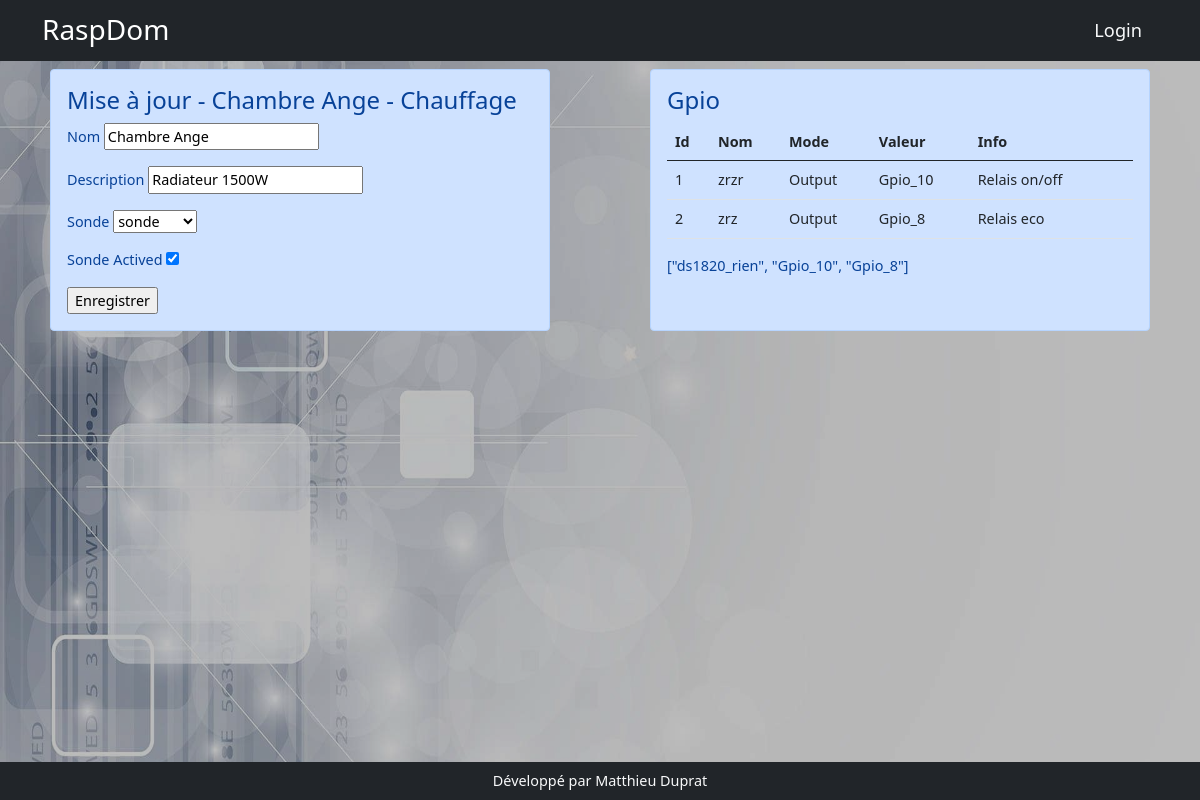
The app's page /appareil2/1 with its own data.
### models.py (models this page shows, shortened)
class Appareil(db.Model):
    id = db.Column(db.Integer, primary_key=True)
    nom = db.Column(db.String(200))
    description = db.Column(db.String(200))
    categorieappareil = db.Column(db.String(200), nullable=True)
    sortie = db.Column(db.String(200), nullable=True)
    image = db.Column(db.String(200), nullable=True)
    gpios = db.relationship('Gpio', backref='appareil', lazy=True)
    order_gpio = db.Column(db.String(200))
    nbre_gpio = db.Column(db.Integer)
    programmations = db.relationship('Programmation', backref='appareil_programmation', lazy=True)
    mode_de_marche = db.relationship('ModeDeMarche',  uselist=False,  backref='appareil_mode_de_marche', lazy=True)
    auto = db.relationship('Auto', uselist=False, backref='appareil_auto', lazy=True)
    sonde_id = db.Column(db.Integer, db.ForeignKey('sonde.id'))
    sonde = db.relationship('Sonde', uselist=False, backref='appareil_sonde', lazy=True)
    manuel = db.relationship('Manuel', uselist=False, backref='appareil_ordre', lazy=True)
    label = db.Column(db.String(250))
    sonde_actived = db.Column(db.Boolean,default=False, nullable=False)
    min = db.Column(db.Float(),default=17.0)
    max = db.Column(db.Float(),default=19.0)
    mf = db.relationship('Mf',  cascade="delete",uselist=False, backref='app_mf', lazy=True)

class Sonde(db.Model):
    id = db.Column(db.Integer, primary_key=True)
    nom = db.Column(db.String(200))
    min = db.Column(db.Float(),default=17.0)
    max = db.Column(db.Float(),default=19.0)
    unite = db.Column(db.String(20), default='')
    present = db.Column(db.Boolean(),default=False)
    appareil = db.relationship('Appareil', backref='appareil_sonde', lazy=True)
    en_service = db.Column(db.Boolean(), default=False)
    info = db.Column(db.String(200))
    chemin = db.Column(db.String(200))
    type_sonde = db.Column(db.String(20))
    sonde_valeur_id = db.relationship('ValeurSonde', backref='sonde_valeur', uselist=False, lazy=True, cascade="delete")

class Gpio(db.Model):
    id = db.Column(db.Integer, primary_key=True)
    nom = db.Column(db.String(200))
    mode = db.Column(db.String(10))
    valeur = db.Column(db.String(10))
    info = db.Column(db.String(200))
    appareil_id = db.Column(db.Integer, db.ForeignKey('appareil.id'), nullable=True, default='')

### app.py (the view)
@app.route('/appareil2/<int:appareil_id>',methods=['POST','GET'])
def edit_appareil2(appareil_id):
    appareil = Appareil.query.get(appareil_id)
    instance_appareil = globals()[appareil.categorieappareil](appareil)
    form = App2Form(obj=appareil, data=request.form)
    if form.validate_on_submit():
        appareil.nom = form.nom.data
        appareil.sonde_actived = form.sonde_actived.data
        appareil.description = form.description.data
        appareil.sonde = Sonde.query.get(form.sonde.data)
        db.session.add(appareil)
        db.session.commit()
    else:
        print(form.errors,'errrr')
    return render_template('appareil/edit2.html', appareil=appareil, form=form, instance_appareil=instance_appareil)

### forms.py
class App2Form(FlaskForm):
    choices2 = [(data.id, data.nom) for data in Sonde.query.all()]
    nom = StringField()
    description = StringField()
    sonde = SelectField(choices=choices2, validate_choice=False)
    sonde_actived = BooleanField()

### templates/appareil/edit2.html (shortened to what this page needs)
{% extends 'base.html' %}
{% block content %}
<div class="row">
    <div class="col-5 mx-auto alert alert-primary">
        <h2>Mise à jour - {{appareil.nom}} - {{appareil.label}}</h2>
        <form action="" method="post">
            <p>{{form.nom.label}} {{form.nom}}</p>
            <p>{{form.description.label}} {{form.description}}</p>
            {% if instance_appareil.sonde %}
            <p>{{form.sonde.label}} {{form.sonde}}</p>
            <p>{{form.sonde_actived.label}} {{form.sonde_actived}}</p>
            {% endif %}
            <input type="submit" value="Enregistrer">
        </form>
    </div>
    <div class="col-5 mx-auto alert alert-primary">
        <h2>Gpio</h2>
        <table class="table">
            <thead>
                <tr>
                    <th>Id</th>
                    <th>Nom</th>
                    <th>Mode</th>
                    <th>Valeur</th>
                    <th>Info</th>
                    <th></th>
                </tr>
            </thead>
            <tbody>
              {% for gpio in appareil.gpios %}
              <tr>
                  <td>{{gpio.id}}</td>
                  <td>{{gpio.nom}}</td>
                  <td>{{gpio.mode}} </td>
                  <td>{{gpio.valeur}}</td>
                  <td>{{gpio.info}}</td>
                  <td></td>
              </tr>
        {% endfor %}
            </tbody>
        </table>
        <p>{{appareil.order_gpio}}</p>
    </div>
</div>
{% endblock %}

### records on screen
Appareil: nom "Chambre Ange", label "Chauffage", description "Radiateur 1500W", sonde "sonde", sonde_actived "☑", order_gpio "[\"ds1820_rien\", \"Gpio_10\", \"Gpio_8\"]"
Sonde: sonde.label "Sonde"
Gpio: id "1", nom "zrzr", mode "Output", valeur "Gpio_10", info "Relais on/off"
Gpio: id "2", nom "zrz", mode "Output", valeur "Gpio_8", info "Relais eco"
